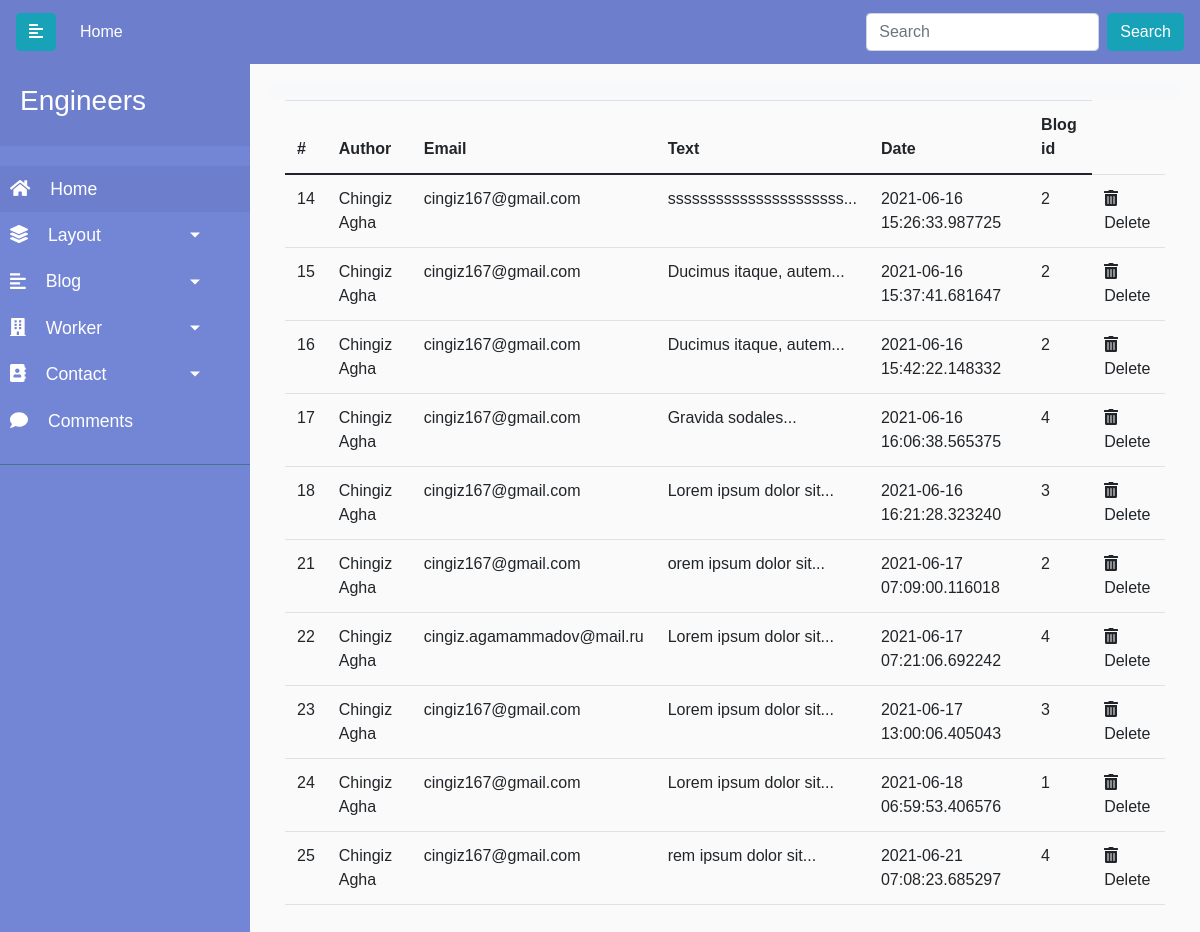
Screenshot of /admin/comment with the database file from the repository.
### engineers/models.py (models this page shows)
class Comment(db.Model):
    id = db.Column(db.Integer, primary_key=True)
    author = db.Column(db.String(32), nullable=False)
    mail = db.Column(db.String(32), nullable=False)
    text = db.Column(db.String(140), nullable=False)
    timestamp = db.Column(db.DateTime(), default=datetime.utcnow, index=True)
    blog_id = db.Column(db.Integer, db.ForeignKey('blog.id'), nullable=False)

### engineers/controllers.py (the view)
@app.route('/admin/comment')
def comment_list():
    comment = Comment.query.all()
    return render_template('admin/comment.html', comment=comment)

### engineers/templates/admin/comment.html
{% extends 'admin/base.html' %}
{% block content %}
<div class="container">
    <div class="row ">
      <div class="col">
        <table class="table">
            <thead>
              <tr>
                <th scope="col">#</th>
                <th scope="col">Author</th>
                <th scope="col">Email</th>
                <th scope="col">Text</th>
                <th scope="col">Date</th>
                <th scope="col">Blog id</th>
              </tr>
            </thead>
            <tbody>
               {% for comment in comment %}
              <tr>
                <td>{{comment.id}}</td>
                <td>{{comment.author}}</td>
                <td>{{comment.mail}}</td>
                <td>{{comment.text | truncate(25)}}</td>
                <td>{{comment.timestamp}}</td>
                <td>{{comment.blog_id}}</td>
                <td><a href="{{url_for('comment_delete', id=comment.id)}}"  onclick="return confirm('Are You Sure To Delete ?')"><i class="fas fa-trash-alt"></i>Delete</a></td>             </tr>
              {% endfor %}
            </tbody>
          </table>
      </div>
    </div>
  </div>
</div>
{% endblock %}

### engineers/templates/admin/base.html (style rules this page uses)
body { font-family: 'Poppins', sans-serif; background: #fafafa; }
a, a:hover, a:focus { color: inherit; text-decoration: none; transition: all 0.3s; }

### rows the page displays
Comment: id "14", author "Chingiz Agha", mail "cingiz167@gmail.com", text "ssssssssssssssssssssss...", timestamp "2021-06-16 15:26:33.987725", blog_id "2"
Comment: id "15", author "Chingiz Agha", mail "cingiz167@gmail.com", text "Ducimus itaque, autem...", timestamp "2021-06-16 15:37:41.681647", blog_id "2"
Comment: id "16", author "Chingiz Agha", mail "cingiz167@gmail.com", text "Ducimus itaque, autem...", timestamp "2021-06-16 15:42:22.148332", blog_id "2"
Comment: id "17", author "Chingiz Agha", mail "cingiz167@gmail.com", text "Gravida sodales...", timestamp "2021-06-16 16:06:38.565375", blog_id "4"
Comment: id "18", author "Chingiz Agha", mail "cingiz167@gmail.com", text "Lorem ipsum dolor sit...", timestamp "2021-06-16 16:21:28.323240", blog_id "3"
Comment: id "21", author "Chingiz Agha", mail "cingiz167@gmail.com", text "orem ipsum dolor sit...", timestamp "2021-06-17 07:09:00.116018", blog_id "2"
Comment: id "22", author "Chingiz Agha", mail "cingiz.agamammadov@mail.ru", text "Lorem ipsum dolor sit...", timestamp "2021-06-17 07:21:06.692242", blog_id "4"
Comment: id "23", author "Chingiz Agha", mail "cingiz167@gmail.com", text "Lorem ipsum dolor sit...", timestamp "2021-06-17 13:00:06.405043", blog_id "3"
Comment: id "24", author "Chingiz Agha", mail "cingiz167@gmail.com", text "Lorem ipsum dolor sit...", timestamp "2021-06-18 06:59:53.406576", blog_id "1"
Comment: id "25", author "Chingiz Agha", mail "cingiz167@gmail.com", text "rem ipsum dolor sit...", timestamp "2021-06-21 07:08:23.685297", blog_id "4"
